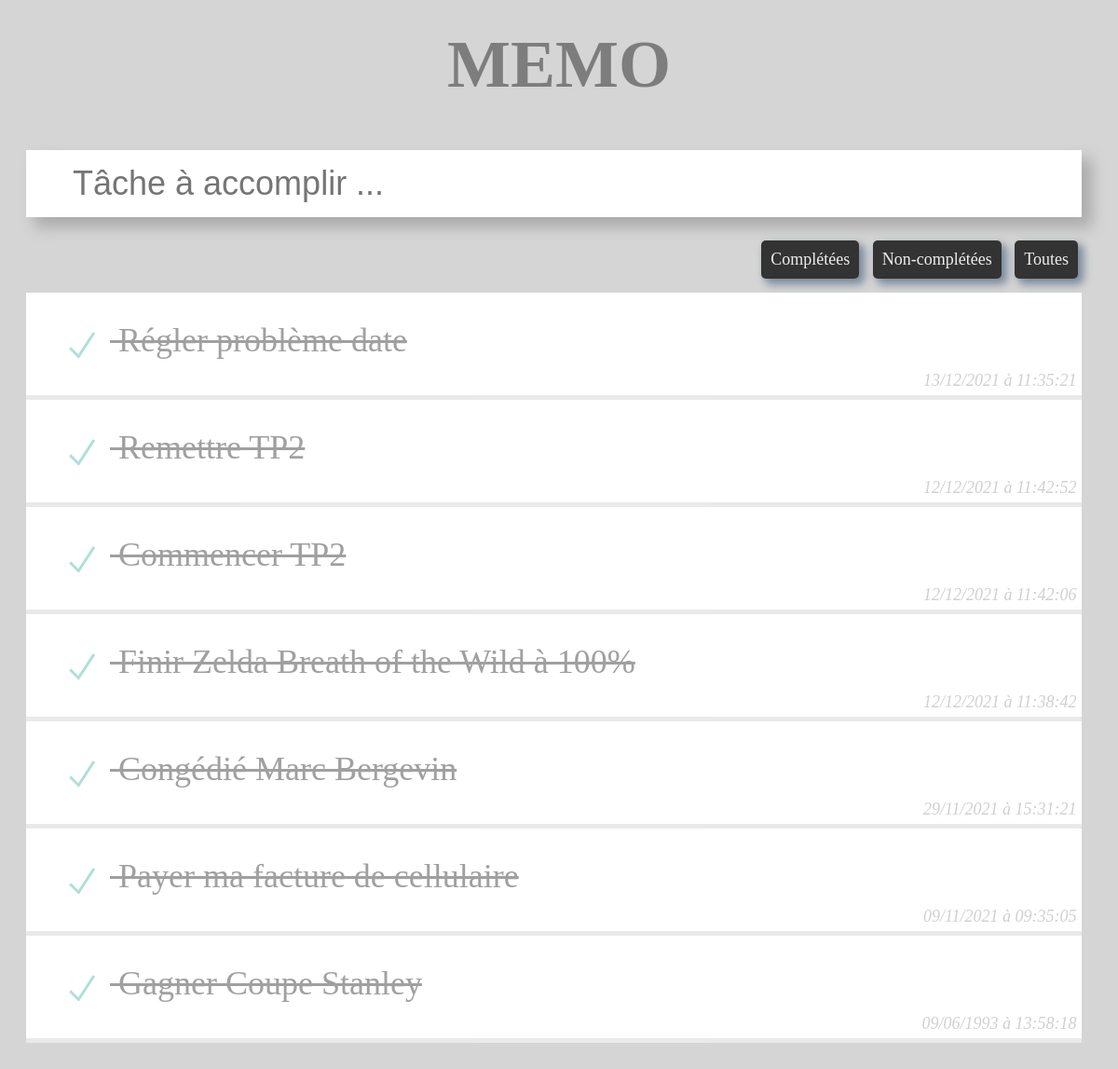
The app's page /index.php?filtrer=1 with its own data.
### tables this page shows
CREATE TABLE `tache` (
  `id` int(11) NOT NULL,
  `texte` varchar(200) NOT NULL COMMENT 'Texte de la tâche.',
  `accomplie` tinyint(1) NOT NULL DEFAULT '0' COMMENT 'Valeur 0 pour non-accomplie, et 1 pour accomplie.',
  `date_ajout` datetime NOT NULL DEFAULT CURRENT_TIMESTAMP COMMENT 'La date à laquelle la tâche est ajoutée',
  `utilisateur_id` int(11) DEFAULT NULL COMMENT 'Ce champ n''est pas utilisé dans le TP, ignorez-le!'
);

### lib/bd.lib.php (called while the page is built, shortened)
<?php
    function lireDonnees($cnx, $requete) {
        return mysqli_query($cnx, $requete);
    }
?>

### index.php (the view, shortened to what this page needs)
<?php
include('lib/bd.lib.php');
$cnx = connexionBD();
$requete = "SELECT id, texte, accomplie, date_ajout,
    DATE_FORMAT(date_ajout, '%d/%m/%Y à %H:%i:%s')
    AS date_ajout_modifie FROM tache ORDER BY date_ajout DESC";
if(isset($_GET['filtrer'])) {
    if($_GET['filtrer'] == 1) {
        $requete ="SELECT id, texte, accomplie, date_ajout,
            DATE_FORMAT(date_ajout, '%d/%m/%Y à %H:%i:%s') AS date_ajout_modifie
            FROM tache WHERE accomplie=1 ORDER BY date_ajout DESC";
    } else {
        $requete ="SELECT id, texte, accomplie, date_ajout,
            DATE_FORMAT(date_ajout, '%d/%m/%Y à %H:%i:%s') AS date_ajout_modifie
            FROM tache WHERE accomplie=0 ORDER BY date_ajout DESC";
    }
}
$listeDesTaches = lireDonnees($cnx, $requete);
?>
<!DOCTYPE html>
<html lang="fr">
<head>
    <link rel="stylesheet" href="ressources/css/styles.css">
</head>
<body>
    <div class="conteneur">
        <a href="index.php"><h1>MEMO</h1></a>
        <form method="post" autocomplete="off" action="index.php">
            <input type="text" name="texteTache" class="quoi-faire" autofocus placeholder="Tâche à accomplir ...">
        </form>
        <div class="filtres">
            <a href="index.php?filtrer=1" title="Afficher les tâches complétées uniquement.">Complétées</a>
            <a href="index.php?filtrer=0" title="Afficher les tâches non-complétées uniquement.">Non-complétées</a>
            <a href="index.php" title="Afficher toutes les tâches.">Toutes</a>
        </div>
        <ul class="liste-taches">
            <?php while($uneTache = mysqli_fetch_assoc($listeDesTaches)) :
            $idDeLaTache = $uneTache['id']; ?>
            <li <?php if($uneTache['accomplie']==1) {echo 'class="accomplie"';} ?>>
                <span class="coche">
                    <a href="index.php?basculer=<?= $idDeLaTache; ?>" title="Cliquez pour faire basculer l'état de cette tâche.">
                        <img src="ressources/images/coche.svg" alt="">
                    </a>
                </span>
                <span class="texte"><?= $uneTache['texte']; ?></span>
                <span class="ajout"><?= $uneTache['date_ajout_modifie']; ?></span>
            </li>
            <?php endwhile; ?>
        </ul>
    </div>
</body>
</html>

### ressources/css/styles.css (style rules this page uses)
html { box-sizing: border-box; }
*, *:before, *:after { box-sizing: inherit; }
body { font-family: Verdana; font-size: 36px; color: #444; background-color: #d5d5d5; padding: 20px; }
a, a:visited, a:link, a:hover { text-decoration: none; color: inherit; }
.conteneur { width: 100%; height: 100%; }
h1 { margin: 0; margin-bottom: 30px; text-align: center; opacity: 0.6; }
input.quoi-faire { width: 99%; padding: 15px; font-size: 36px; padding-left: 50px; box-shadow: 10px 10px 15px 1px #ababab; border: none; margin: 20px 0; }
div.filtres { margin-bottom: 0px; text-align: right; padding-right: 10px; font-size: 0.5em; }
div.filtres a { display: inline-block; padding: 10px; margin: 5px; background-color: #333; color: #eee; border-radius: 5px; box-shadow: 5px 5px 10px 1px lightslategrey; }
ul.liste-taches { margin-top: 10px; list-style: none; padding: 0; background-color: white; width: 99%; }
ul.liste-taches li { cursor: default; border-bottom: 5px solid #d5d5d5; padding: 20px; position: relative; }
ul.liste-taches li span.coche img { vertical-align: middle; width: 70px; }
ul.liste-taches li.accomplie { text-decoration: line-through; opacity: 0.5; }
ul.liste-taches li span.ajout { font-size: 0.5em; font-family: Georgia; font-style: italic; opacity: 0.5; position: absolute; bottom: 5px; right: 5px; }

### records on screen
tache: texte "Régler problème date", date_ajout_modifie "13/12/2021 à 11:35:21"
tache: texte "Remettre TP2", date_ajout_modifie "12/12/2021 à 11:42:52"
tache: texte "Commencer TP2", date_ajout_modifie "12/12/2021 à 11:42:06"
tache: texte "Finir Zelda Breath of the Wild à 100%", date_ajout_modifie "12/12/2021 à 11:38:42"
tache: texte "Congédié Marc Bergevin", date_ajout_modifie "29/11/2021 à 15:31:21"
tache: texte "Payer ma facture de cellulaire", date_ajout_modifie "09/11/2021 à 09:35:05"
tache: texte "Gagner Coupe Stanley", date_ajout_modifie "09/06/1993 à 13:58:18"
